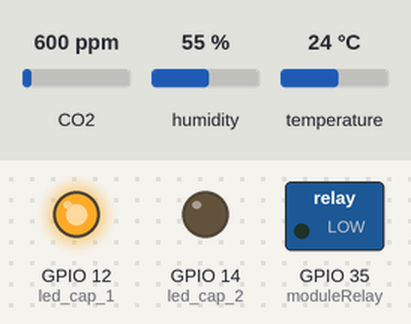
Bench run of a sketch on a simulated ESP32. Parts: switched loads named in the sketch (green lamp = pin HIGH), output pins drawn as LEDs (lit = HIGH). Inputs (shaded band) come from the test bench; at power-on: CO2 600 ppm, humidity 55 %, temperature 24 °C. WiFi joins after 1.5 s; servers stay silent unless stated; the Firebase database answers and starts empty; what the sketch prints to the serial monitor is not drawn.

Above: at 0.1 s.
At 2.8 s:
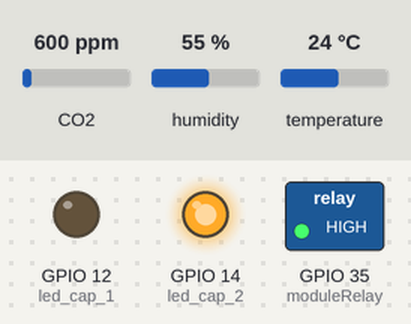
Timing chart, 0 to 4.3 s (numbered marks = the images above):
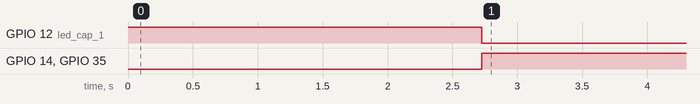

Measured:
- by itself, GPIO 12 (led_cap_1): HIGH → LOW at 2.7 s
- by itself, GPIO 14 (led_cap_2), GPIO 35 (moduleRelay): LOW → HIGH at 2.7 s

The sketch:

he_thong_bao_chay.ino
```cpp
#include <Arduino.h>
#include "DHT.h"
#include <MQ135.h>
// FIREBASE LIBRARY
#include "FirebaseESP32.h"

// FIREBASE DECLARE
#define FIREBASE_AUTH "AIzaSyAK0raN4nFl3vqgyeELdID-zOmtfrD7_6A"
#define FIREBASE_HOST "https://iot-project-1c24d-default-rtdb.firebaseio.com"

#define WIFI_SSID "realme 5i"
#define WIFI_PASSWORD "0988948824"

#define DHTPIN 4       // Digital pin connected to the DHT sensor
#define DHTTYPE DHT11  // DHT 22  (AM2302), AM2321
#define PIN_MQ135 34   // MQ135 Analog Input Pin


// create variables
FirebaseData firebaseData;
FirebaseJson json;

DHT dht(DHTPIN, DHTTYPE);
MQ135 mq135_sensor(PIN_MQ135);

// khai bao canh bao
bool bat_canh_bao = false;

// khai bao den led
int led_cap_1 = 12;
int led_cap_2 = 14;
int moduleRelay = 35;

// biến hứng data
int dataFirebase;
//gốc

String temperature = "/temperature";
String humidity = "/humidity";
//mq135
String ppm = "/ppm";
// tín hiệu cảnh báo
String warning = "/warning";
// biến của dht11
float h, t;
// biến của mq135
float p;
// gốc safe
String temperature_safe = "/temperature-safe";
String humidity_safe = "/humidity-safe";

float h_safe, t_safe;
float p_safe;

// mq135-safe
String ppm_safe = "/ppm-safe";

void setup() {

  Serial.begin(9600);

  pinMode(led_cap_1, OUTPUT);
  pinMode(led_cap_2, OUTPUT);
  pinMode(moduleRelay, OUTPUT);

  digitalWrite(led_cap_1, HIGH);
  digitalWrite(led_cap_2, LOW);
  digitalWrite(moduleRelay, LOW);

  WiFi.begin(WIFI_SSID, WIFI_PASSWORD);
  while (WiFi.status() != WL_CONNECTED) {
    Serial.print(".");
    delay(500);
  }
  Serial.println();
  Serial.print("Connected with IP: ");
  Serial.println(WiFi.localIP());
  Serial.println();

  // KET NOI FIREBASE
  Firebase.begin(FIREBASE_HOST, FIREBASE_AUTH);
  Firebase.reconnectWiFi(true);
  // dht11
  dht.begin();
}

void loop() {
  // do am
  h = dht.readHumidity();
  // Read temperature as Celsius (the default)
  t = dht.readTemperature();
  // read ppm from mq135
  p = mq135_sensor.getPPM();

  // Check if any reads failed and exit early (to try again).
  if (isnan(h) || isnan(t)) {
    Serial.println(F("Failed to read from DHT sensor!"));
    return;
  }
  if (isnan(p)) {
    Serial.println(F("Failed to read from MQ135!"));
    return;
  }

  // send data from esp32 to firebase
  Firebase.setFloat(firebaseData, temperature, t);
  Firebase.setFloat(firebaseData, humidity, h);
  Firebase.setFloat(firebaseData, ppm, p);

  // lay data tu firebase về esp32
  Firebase.getBool(firebaseData, "/warning");
  bat_canh_bao = firebaseData.boolData();

  // temperature-safe from firebase -> esp32
  Firebase.getFloat(firebaseData, temperature_safe);
  t_safe = firebaseData.floatData();

  // humidity-safe from firebase -> esp32
  Firebase.getFloat(firebaseData, humidity_safe);
  h_safe = firebaseData.floatData();

  // ppm-safe from firebase -> esp32
  Firebase.getFloat(firebaseData, ppm_safe);
  p_safe = firebaseData.floatData();

  // cảnh báo tự động
  if (p > p_safe || h < h_safe || t > t_safe) {
    bat_canh_bao = true;
    Firebase.setBool(firebaseData, warning, bat_canh_bao);

    digitalWrite(led_cap_1, LOW);
    digitalWrite(led_cap_2, HIGH);
    digitalWrite(moduleRelay, HIGH);
  }

  // an toan
  if (p <= p_safe && h >= h_safe && t <= t_safe) {
    digitalWrite(led_cap_2, LOW);
    digitalWrite(led_cap_1, HIGH);
    digitalWrite(moduleRelay, LOW);
    Firebase.setBool(firebaseData, "/warning", false);
    return;
  }

  // nút tắt cảnh báo do người dùng nhấn
  if (bat_canh_bao == false) {
    digitalWrite(led_cap_1, LOW);
    digitalWrite(led_cap_2, HIGH);
    digitalWrite(moduleRelay, LOW);
    // gui tat canh bao len firebase
    Firebase.setBool(firebaseData, "/warning", false);
    return;
  }

  // // nút bật cảnh báo do người dùng bật
  // if (bat_canh_bao == true) {
  //   // so lan canh bao do nguoi dung chon
  //   Firebase.getInt(firebaseData, "/so_lan_canh_bao");
  //   stop = firebaseData.intData();

  //   Firebase.getInt(firebaseData, "/count");
  //   count = firebaseData.intData();
  // }
}
```
